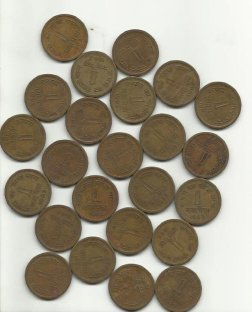
#> input picture lab5/water_coins.jpg, 252 x 312 px
$ python task8_tuning_watershed.py
#> lines starting #> are read from the running program, lines starting #| are printed output that depends on the picture; after the words box and inside, x2 and y2 are one past the last pixel; in counts of white or black regions, pixels touching at a corner belong together
import os
import cv2
import numpy as np
import matplotlib.pyplot as plt

os.makedirs("outputs", exist_ok=True)

color = cv2.imread("water_coins.jpg")
#> color is the input picture: shape (312, 252, 3); mean B, G, R 136.3, 153.2, 161.4
gray = cv2.cvtColor(color, cv2.COLOR_BGR2GRAY)
blurred = cv2.GaussianBlur(gray, (5, 5), 0)
_, thresh = cv2.threshold(blurred, 0, 255, cv2.THRESH_BINARY_INV + cv2.THRESH_OTSU)
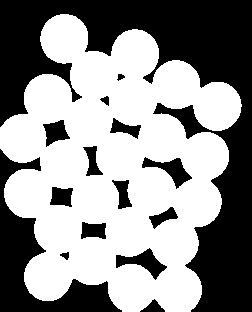
#> thresh: shape (312, 252); 56.5% white; 15 black regions, largest, box (x1, y1, x2, y2) and area: (0, 0, 252, 312) 24807, (0, 149, 122, 312) 5576, (116, 248, 167, 280) 637
kernel = np.ones((3, 3), np.uint8)
opening = cv2.morphologyEx(thresh, cv2.MORPH_OPEN, kernel, iterations=2)
#> opening: shape (312, 252); 56.5% white; 15 black regions, largest, box (x1, y1, x2, y2) and area: (0, 0, 252, 312) 24815, (0, 149, 122, 312) 5576, (116, 248, 167, 280) 637
sure_bg = cv2.dilate(opening, kernel, iterations=3)
#> sure_bg: shape (312, 252); 66.4% white; 18 black regions (6 under 20 px), largest, box (x1, y1, x2, y2) and area: (0, 0, 252, 312) 21048, (0, 156, 115, 312) 4193, (174, 110, 199, 133) 198
dist = cv2.distanceTransform(opening, cv2.DIST_L2, 5)


def run_watershed(ratio):
#> called with ratio = 0.15
    _, sure_fg = cv2.threshold(dist, ratio * dist.max(), 255, 0)
#> sure_fg: shape (312, 252) float32; 45.5% white; 1 white region, box (x1, y1, x2, y2) and area: (0, 17, 238, 312) 35801
    sure_fg = np.uint8(sure_fg)
    unknown = cv2.subtract(sure_bg, sure_fg)
#> unknown: shape (312, 252); 20.9% white; 15 white regions, largest, box (x1, y1, x2, y2) and area: (0, 11, 244, 312) 7091, (0, 146, 125, 312) 2673, (113, 245, 170, 283) 978
    n, markers = cv2.connectedComponents(sure_fg)
#> n = 2
    markers = markers + 1
    markers[unknown == 255] = 0
#> markers: shape (312, 252) int32; 3 distinct labels, from 0 to 2
    vis = color.copy()
    ws = cv2.watershed(vis, markers.copy())
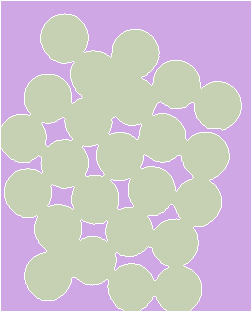
#> ws: shape (312, 252) int32; 3 distinct labels, from -1 to 2; one colour per label, 0 black, -1 white
    n_regions = len(np.unique(ws)) - 2
#> n_regions = 1
    vis[ws == -1] = [0, 0, 255]
#> vis: shape (312, 252, 3); 4.26% of pixels changed, all inside (x1, y1, x2, y2) = (0, 0, 252, 312)
    return n - 1, n_regions, vis


ratios = [0.15, 0.4, 0.5, 0.7]
results = [run_watershed(r) for r in ratios]
#> call 2 of run_watershed, with ratio = 0.4
#> in run_watershed (call 2), `_, sure_fg = cv2.threshold(dist, ratio * dist.max(), 255, 0)`: sure_fg: shape (312, 252) float32; 24.1% white; 7 white regions, largest, box (x1, y1, x2, y2) and area: (33, 83, 220, 292) 9585, (13, 147, 80, 247) 2417, (114, 69, 232, 122) 2320
#> in run_watershed (call 2), `unknown = cv2.subtract(sure_bg, sure_fg)`: unknown: shape (312, 252); 42.3% white; 1 white region, box (x1, y1, x2, y2) and area: (0, 11, 244, 312) 33250
#> in run_watershed (call 2), `n, markers = cv2.connectedComponents(sure_fg)`: markers: shape (312, 252) int32; 8 distinct labels, from 0 to 7
#> in run_watershed (call 2), `n, markers = cv2.connectedComponents(sure_fg)`: n = 8
#> in run_watershed (call 2), `markers = markers + 1`: markers: shape (312, 252) int32; 8 distinct labels, from 1 to 8
#> in run_watershed (call 2), `markers[unknown == 255] = 0`: markers: shape (312, 252) int32; 9 distinct labels, from 0 to 8
#> in run_watershed (call 2), `ws = cv2.watershed(vis, markers.copy())`:
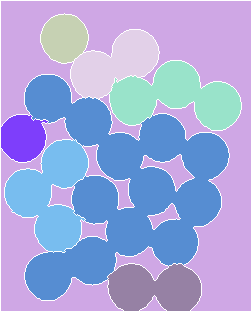
#> ws: shape (312, 252) int32; 9 distinct labels, from -1 to 8; one colour per label, 0 black, -1 white
#> in run_watershed (call 2), `n_regions = len(np.unique(ws)) - 2`: n_regions = 7
#> call 3 of run_watershed, with ratio = 0.5
#> in run_watershed (call 3), `_, sure_fg = cv2.threshold(dist, ratio * dist.max(), 255, 0)`: sure_fg: shape (312, 252) float32; 16% white; 24 white regions, largest, box (x1, y1, x2, y2) and area: (117, 218, 145, 245) 566, (74, 106, 102, 136) 560, (83, 187, 107, 212) 543
#> in run_watershed (call 3), `unknown = cv2.subtract(sure_bg, sure_fg)`: unknown: shape (312, 252); 50.4% white; 42 black regions (6 under 20 px), largest, box (x1, y1, x2, y2) and area: (0, 0, 252, 312) 21048, (0, 156, 115, 312) 4193, (117, 218, 145, 245) 566
#> in run_watershed (call 3), `n, markers = cv2.connectedComponents(sure_fg)`:
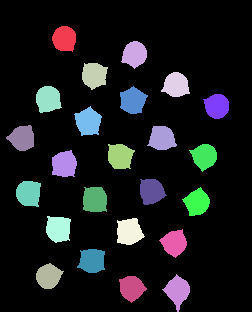
#> markers: shape (312, 252) int32; 25 distinct labels, from 0 to 24; one colour per label, 0 black
#> in run_watershed (call 3), `n, markers = cv2.connectedComponents(sure_fg)`: n = 25
#> in run_watershed (call 3), `markers = markers + 1`: markers: shape (312, 252) int32; 25 distinct labels, from 1 to 25
#> in run_watershed (call 3), `markers[unknown == 255] = 0`: markers: shape (312, 252) int32; 26 distinct labels, from 0 to 25
#> in run_watershed (call 3), `ws = cv2.watershed(vis, markers.copy())`:
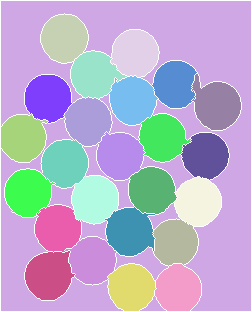
#> ws: shape (312, 252) int32; 26 distinct labels, from -1 to 25; one colour per label, 0 black, -1 white
#> in run_watershed (call 3), `n_regions = len(np.unique(ws)) - 2`: n_regions = 24
#> call 4 of run_watershed, with ratio = 0.7
#> in run_watershed (call 4), `_, sure_fg = cv2.threshold(dist, ratio * dist.max(), 255, 0)`: sure_fg: shape (312, 252) float32; 5.9% white; 24 white regions, largest, box (x1, y1, x2, y2) and area: (87, 191, 103, 208) 214, (50, 221, 66, 238) 213, (122, 223, 138, 240) 213
#> in run_watershed (call 4), `unknown = cv2.subtract(sure_bg, sure_fg)`: unknown: shape (312, 252); 60.5% white; 42 black regions (6 under 20 px), largest, box (x1, y1, x2, y2) and area: (0, 0, 252, 312) 21048, (0, 156, 115, 312) 4193, (87, 191, 103, 208) 214
#> in run_watershed (call 4), `n, markers = cv2.connectedComponents(sure_fg)`: markers: shape (312, 252) int32; 25 distinct labels, from 0 to 24
#> in run_watershed (call 4), `markers = markers + 1`: markers: shape (312, 252) int32; 25 distinct labels, from 1 to 25
#> in run_watershed (call 4), `markers[unknown == 255] = 0`: markers: shape (312, 252) int32; 26 distinct labels, from 0 to 25
#> in run_watershed (call 4), `ws = cv2.watershed(vis, markers.copy())`: ws: shape (312, 252) int32; 26 distinct labels, from -1 to 25
#> in run_watershed (call 4), `vis[ws == -1] = [0, 0, 255]`:
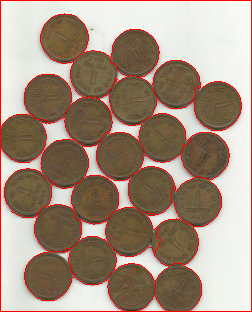
#> vis: shape (312, 252, 3); 5.06% of pixels changed, all inside (x1, y1, x2, y2) = (0, 0, 252, 312)
#> results = 4 items

observations = [
    "Whole coin mass merges into one foreground blob (severe under-segmentation)",
    "Transitional: several touching clusters share markers, some coins still fused",
    "Every coin gets its own marker, touching coins cleanly separated",
    "Still fully separated, each coin keeps its own marker",
]

fig, ax = plt.subplots(1, 4, figsize=(22, 6))
for a, r, (n_fg, n_reg, vis) in zip(ax, ratios, results):
    a.imshow(cv2.cvtColor(vis, cv2.COLOR_BGR2RGB))
    a.set_title(f"dist thresh={r}\nmarkers={n_fg}, regions={n_reg}", fontsize=10)
    a.axis("off")
    cv2.imwrite(f"outputs/task8_watershed_ratio{r}.png", vis)
#> this loop made 4 passes
#> (r, n_fg, n_reg) on passes 1 to 4: (0.15, 1, 1), (0.4, 7, 7), (0.5, 24, 24), (0.7, 24, 24)
plt.tight_layout()
plt.savefig("outputs/task8_required_output.png", dpi=150, bbox_inches="tight")
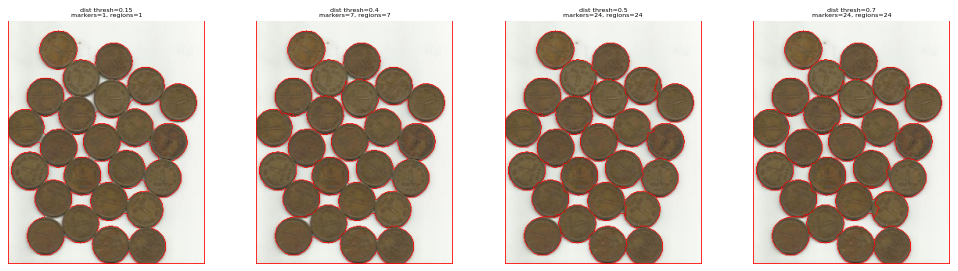
#> figure drawn by matplotlib, 4 panels
plt.show()

print(f"{'Experiment':<12}{'Distance Threshold':<20}{'Foreground':<12}{'Regions':<10}Observed Result")
for i, (r, (n_fg, n_reg, _), obs) in enumerate(zip(ratios, results, observations), 1):
    print(f"{i:<12}{r:<20}{n_fg:<12}{n_reg:<10}{obs}")

print()
print("Best parameter range: distance-transform threshold of about 0.5 x dist.max() or higher.")
print("Below about 0.4, touching coins merge into shared markers.")

$ run again, with lab5/dog.jpeg copied over lab5/water_coins.jpg
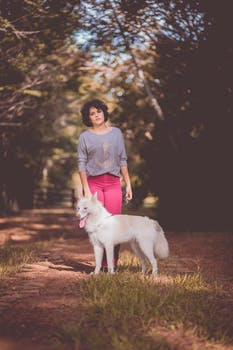
#> input picture lab5/dog.jpeg, 233 x 350 px
#> color is the input picture: shape (350, 233, 3); mean B, G, R 77.5, 84.1, 109.6
#> thresh: shape (350, 233); 76.9% white; 84 black regions (54 under 20 px), largest, box (x1, y1, x2, y2) and area: (0, 8, 207, 290) 15311, (78, 0, 125, 27) 648, (149, 323, 186, 343) 352
#> opening: shape (350, 233); 74.1% white; 41 black regions (25 under 20 px), largest, box (x1, y1, x2, y2) and area: (0, 0, 207, 290) 18855, (149, 322, 233, 350) 841, (0, 224, 46, 245) 406
#> sure_bg: shape (350, 233); 86.1% white; 15 black regions (6 under 20 px), largest, box (x1, y1, x2, y2) and area: (63, 112, 199, 287) 6823, (68, 0, 169, 107) 3407, (18, 259, 85, 281) 552
#> unknown: shape (350, 233); 50.7% white; 24 black regions (9 under 20 px), largest, box (x1, y1, x2, y2) and area: (0, 0, 233, 350) 24189, (63, 112, 199, 287) 6823, (68, 0, 169, 107) 3407
#> n = 10
#> ws: shape (350, 233) int32; 10 distinct labels, from -1 to 10
#> n_regions = 8
#> vis: shape (350, 233, 3); 3.68% of pixels changed, all inside (x1, y1, x2, y2) = (0, 0, 233, 350)
#> unknown: shape (350, 233); 72.8% white; 20 black regions (8 under 20 px), largest, box (x1, y1, x2, y2) and area: (171, 46, 233, 267) 7765, (63, 112, 199, 287) 6823, (68, 0, 169, 107) 3407
#> ws: shape (350, 233) int32; 6 distinct labels, from -1 to 6
#> unknown: shape (350, 233); 77.3% white; 18 black regions (6 under 20 px), largest, box (x1, y1, x2, y2) and area: (63, 112, 199, 287) 6823, (183, 60, 233, 242) 5628, (68, 0, 169, 107) 3407
#> ws: shape (350, 233) int32; 5 distinct labels, from -1 to 4
#> unknown: shape (350, 233); 82.9% white; 17 black regions (6 under 20 px), largest, box (x1, y1, x2, y2) and area: (63, 112, 199, 287) 6823, (68, 0, 169, 107) 3407, (205, 85, 233, 219) 2365
#> n = 3
#> in run_watershed (call 4), `ws = cv2.watershed(vis, markers.copy())`:
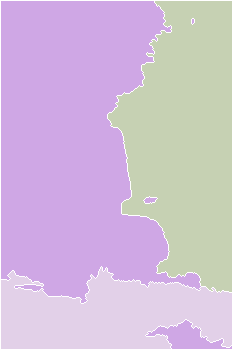
#> ws: shape (350, 233) int32; 4 distinct labels, from -1 to 3; one colour per label, 0 black, -1 white
#> n_regions = 2
#> results = 4 items
#> the loop `for a, r, (n_fg, n_reg, vis) in zip(ax, ratios, results):` made 4 passes
#> (r, n_fg, n_reg) on passes 1 to 4: (0.15, 9, 8), (0.4, 5, 4), (0.5, 3, 3), (0.7, 2, 2)
#> `plt.savefig("outputs/task8_required_output.png", dpi=150, bbox_inches=..`:
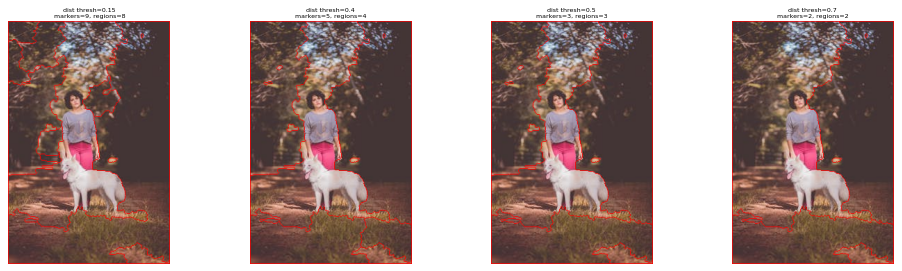
#> figure drawn by matplotlib, 4 panels
#> the loop `for i, (r, (n_fg, n_reg, _), obs) in enumerate(zip(ratios, results, ob..` made 4 passes
#> (printed output is left out)
